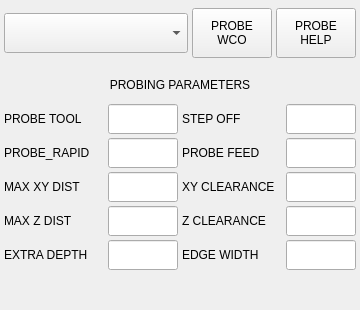
          <widget class="QWidget" name="widget_parameters" native="true">
           <layout class="QVBoxLayout" name="verticalLayout_38">
            <property name="spacing">
             <number>4</number>
            </property>
            <property name="leftMargin">
             <number>4</number>
            </property>
            <property name="topMargin">
             <number>0</number>
            </property>
            <property name="rightMargin">
             <number>4</number>
            </property>
            <property name="bottomMargin">
             <number>0</number>
            </property>
            <item>
             <layout class="QHBoxLayout" name="horizontalLayout_39">
              <property name="spacing">
               <number>4</number>
              </property>
              <property name="topMargin">
               <number>8</number>
              </property>
              <property name="bottomMargin">
               <number>8</number>
              </property>
              <item>
               <widget class="QComboBox" name="cmb_probe_select">
                <property name="minimumSize">
                 <size>
                  <width>0</width>
                  <height>40</height>
                 </size>
                </property>
                <property name="maximumSize">
                 <size>
                  <width>16777215</width>
                  <height>40</height>
                 </size>
                </property>
                <property name="maxCount">
                 <number>10</number>
                </property>
               </widget>
              </item>
              <item>
               <widget class="PushButton" name="btn_probe_mode">
                <property name="sizePolicy">
                 <sizepolicy hsizetype="Fixed" vsizetype="Fixed">
                  <horstretch>0</horstretch>
                  <verstretch>0</verstretch>
                 </sizepolicy>
                </property>
                <property name="minimumSize">
                 <size>
                  <width>80</width>
                  <height>50</height>
                 </size>
                </property>
                <property name="maximumSize">
                 <size>
                  <width>80</width>
                  <height>50</height>
                 </size>
                </property>
                <property name="text">
                 <string>PROBE
WCO</string>
                </property>
                <property name="checkable">
                 <bool>true</bool>
                </property>
                <property name="checked">
                 <bool>false</bool>
                </property>
                <property name="autoExclusive">
                 <bool>false</bool>
                </property>
                <property name="indicator_option" stdset="0">
                 <bool>false</bool>
                </property>
                <property name="checked_state_text_option" stdset="0">
                 <bool>true</bool>
                </property>
                <property name="on_color" stdset="0">
                 <color>
                  <red>0</red>
                  <green>255</green>
                  <blue>0</blue>
                 </color>
                </property>
                <property name="indicator_size" stdset="0">
                 <double>0.200000000000000</double>
                </property>
                <property name="true_state_string" stdset="0">
                 <string>PROBE
POSITION</string>
                </property>
                <property name="false_state_string" stdset="0">
                 <string>PROBE
WCO</string>
                </property>
               </widget>
              </item>
              <item>
               <widget class="PushButton" name="btn_probe_help">
                <property name="sizePolicy">
                 <sizepolicy hsizetype="Fixed" vsizetype="Fixed">
                  <horstretch>0</horstretch>
                  <verstretch>0</verstretch>
                 </sizepolicy>
                </property>
                <property name="minimumSize">
                 <size>
                  <width>80</width>
                  <height>50</height>
                 </size>
                </property>
                <property name="maximumSize">
                 <size>
                  <width>80</width>
                  <height>50</height>
                 </size>
                </property>
                <property name="text">
                 <string>PROBE
HELP</string>
                </property>
                <property name="checkable">
                 <bool>false</bool>
                </property>
                <property name="indicator_option" stdset="0">
                 <bool>false</bool>
                </property>
                <property name="python_command_option" stdset="0">
                 <bool>false</bool>
                </property>
                <property name="on_color" stdset="0">
                 <color>
                  <red>0</red>
                  <green>255</green>
                  <blue>0</blue>
                 </color>
                </property>
                <property name="indicator_size" stdset="0">
                 <double>0.200000000000000</double>
                </property>
               </widget>
              </item>
             </layout>
            </item>
            <item>
             <layout class="QHBoxLayout" name="horizontalLayout_33">
              <property name="spacing">
               <number>4</number>
              </property>
              <property name="topMargin">
               <number>0</number>
              </property>
              <property name="bottomMargin">
               <number>0</number>
              </property>
              <item>
               <widget class="QLabel" name="label_67">
                <property name="sizePolicy">
                 <sizepolicy hsizetype="Preferred" vsizetype="Fixed">
                  <horstretch>0</horstretch>
                  <verstretch>0</verstretch>
                 </sizepolicy>
                </property>
                <property name="minimumSize">
                 <size>
                  <width>0</width>
                  <height>30</height>
                 </size>
                </property>
                <property name="maximumSize">
                 <size>
                  <width>16777215</width>
                  <height>30</height>
                 </size>
                </property>
                <property name="text">
                 <string>PROBING PARAMETERS</string>
                </property>
                <property name="alignment">
                 <set>Qt::AlignCenter</set>
                </property>
               </widget>
              </item>
             </layout>
            </item>
            <item>
             <layout class="QHBoxLayout" name="horizontalLayout_43">
              <property name="spacing">
               <number>4</number>
              </property>
              <item>
               <widget class="QLabel" name="label_56">
                <property name="sizePolicy">
                 <sizepolicy hsizetype="Preferred" vsizetype="Fixed">
                  <horstretch>0</horstretch>
                  <verstretch>0</verstretch>
                 </sizepolicy>
                </property>
                <property name="minimumSize">
                 <size>
                  <width>100</width>
                  <height>30</height>
                 </size>
                </property>
                <property name="maximumSize">
                 <size>
                  <width>100</width>
                  <height>30</height>
                 </size>
                </property>
                <property name="text">
                 <string>PROBE TOOL</string>
                </property>
                <property name="alignment">
                 <set>Qt::AlignLeading|Qt::AlignLeft|Qt::AlignVCenter</set>
                </property>
               </widget>
              </item>
              <item>
               <widget class="QLineEdit" name="lineEdit_probe_tool">
                <property name="sizePolicy">
                 <sizepolicy hsizetype="Fixed" vsizetype="Preferred">
                  <horstretch>0</horstretch>
                  <verstretch>0</verstretch>
                 </sizepolicy>
                </property>
                <property name="minimumSize">
                 <size>
                  <width>70</width>
                  <height>0</height>
                 </size>
                </property>
                <property name="maximumSize">
                 <size>
                  <width>70</width>
                  <height>16777215</height>
                 </size>
                </property>
                <property name="alignment">
                 <set>Qt::AlignCenter</set>
                </property>
               </widget>
              </item>
              <item>
               <widget class="QLabel" name="label_58">
                <property name="sizePolicy">
                 <sizepolicy hsizetype="Preferred" vsizetype="Fixed">
                  <horstretch>0</horstretch>
                  <verstretch>0</verstretch>
                 </sizepolicy>
                </property>
                <property name="minimumSize">
                 <size>
                  <width>100</width>
                  <height>30</height>
                 </size>
                </property>
                <property name="maximumSize">
                 <size>
                  <width>100</width>
                  <height>30</height>
                 </size>
                </property>
                <property name="text">
                 <string>STEP OFF</string>
                </property>
                <property name="alignment">
                 <set>Qt::AlignLeading|Qt::AlignLeft|Qt::AlignVCenter</set>
                </property>
               </widget>
              </item>
              <item>
               <widget class="QLineEdit" name="lineEdit_step_off">
                <property name="sizePolicy">
                 <sizepolicy hsizetype="Fixed" vsizetype="Preferred">
                  <horstretch>0</horstretch>
                  <verstretch>0</verstretch>
                 </sizepolicy>
                </property>
                <property name="minimumSize">
                 <size>
                  <width>70</width>
                  <height>0</height>
                 </size>
                </property>
                <property name="maximumSize">
                 <size>
                  <width>70</width>
                  <height>16777215</height>
                 </size>
                </property>
                <property name="alignment">
                 <set>Qt::AlignCenter</set>
                </property>
               </widget>
              </item>
             </layout>
            </item>
            <item>
             <layout class="QHBoxLayout" name="horizontalLayout_46">
              <property name="spacing">
               <number>4</number>
              </property>
              <item>
               <widget class="QLabel" name="label_57">
                <property name="sizePolicy">
                 <sizepolicy hsizetype="Preferred" vsizetype="Fixed">
                  <horstretch>0</horstretch>
                  <verstretch>0</verstretch>
                 </sizepolicy>
                </property>
                <property name="minimumSize">
                 <size>
                  <width>100</width>
                  <height>30</height>
                 </size>
                </property>
                <property name="maximumSize">
                 <size>
                  <width>100</width>
                  <height>30</height>
                 </size>
                </property>
                <property name="text">
                 <string>PROBE_RAPID</string>
                </property>
                <property name="alignment">
                 <set>Qt::AlignLeading|Qt::AlignLeft|Qt::AlignVCenter</set>
                </property>
               </widget>
              </item>
              <item>
               <widget class="QLineEdit" name="lineEdit_probe_rapid">
                <property name="sizePolicy">
                 <sizepolicy hsizetype="Fixed" vsizetype="Preferred">
                  <horstretch>0</horstretch>
                  <verstretch>0</verstretch>
                 </sizepolicy>
                </property>
                <property name="minimumSize">
                 <size>
                  <width>70</width>
                  <height>0</height>
                 </size>
                </property>
                <property name="maximumSize">
                 <size>
                  <width>70</width>
                  <height>16777215</height>
                 </size>
                </property>
                <property name="alignment">
                 <set>Qt::AlignCenter</set>
                </property>
               </widget>
              </item>
              <item>
               <widget class="QLabel" name="label_65">
                <property name="sizePolicy">
                 <sizepolicy hsizetype="Preferred" vsizetype="Fixed">
                  <horstretch>0</horstretch>
                  <verstretch>0</verstretch>
                 </sizepolicy>
                </property>
                <property name="minimumSize">
                 <size>
                  <width>100</width>
                  <height>30</height>
                 </size>
                </property>
                <property name="maximumSize">
                 <size>
                  <width>100</width>
                  <height>30</height>
                 </size>
                </property>
                <property name="text">
                 <string>PROBE FEED</string>
                </property>
                <property name="alignment">
                 <set>Qt::AlignLeading|Qt::AlignLeft|Qt::AlignVCenter</set>
                </property>
               </widget>
              </item>
              <item>
               <widget class="QLineEdit" name="lineEdit_probe_feed">
                <property name="sizePolicy">
                 <sizepolicy hsizetype="Fixed" vsizetype="Preferred">
                  <horstretch>0</horstretch>
                  <verstretch>0</verstretch>
                 </sizepolicy>
                </property>
                <property name="minimumSize">
                 <size>
                  <width>70</width>
                  <height>0</height>
                 </size>
                </property>
                <property name="maximumSize">
                 <size>
                  <width>70</width>
                  <height>16777215</height>
                 </size>
                </property>
                <property name="alignment">
                 <set>Qt::AlignCenter</set>
                </property>
               </widget>
              </item>
             </layout>
            </item>
            <item>
             <layout class="QHBoxLayout" name="horizontalLayout_45">
              <property name="spacing">
               <number>4</number>
              </property>
              <item>
               <widget class="QLabel" name="label_59">
                <property name="sizePolicy">
                 <sizepolicy hsizetype="Preferred" vsizetype="Fixed">
                  <horstretch>0</horstretch>
                  <verstretch>0</verstretch>
                 </sizepolicy>
                </property>
                <property name="minimumSize">
                 <size>
                  <width>100</width>
                  <height>30</height>
                 </size>
                </property>
                <property name="maximumSize">
                 <size>
                  <width>100</width>
                  <height>30</height>
                 </size>
                </property>
                <property name="text">
                 <string>MAX XY DIST</string>
                </property>
                <property name="alignment">
                 <set>Qt::AlignLeading|Qt::AlignLeft|Qt::AlignVCenter</set>
                </property>
               </widget>
              </item>
              <item>
               <widget class="QLineEdit" name="lineEdit_max_xy">
                <property name="sizePolicy">
                 <sizepolicy hsizetype="Fixed" vsizetype="Preferred">
                  <horstretch>0</horstretch>
                  <verstretch>0</verstretch>
                 </sizepolicy>
                </property>
                <property name="minimumSize">
                 <size>
                  <width>70</width>
                  <height>0</height>
                 </size>
                </property>
                <property name="maximumSize">
                 <size>
                  <width>70</width>
                  <height>16777215</height>
                 </size>
                </property>
                <property name="alignment">
                 <set>Qt::AlignCenter</set>
                </property>
               </widget>
              </item>
              <item>
               <widget class="QLabel" name="label_60">
                <property name="sizePolicy">
                 <sizepolicy hsizetype="Preferred" vsizetype="Fixed">
                  <horstretch>0</horstretch>
                  <verstretch>0</verstretch>
                 </sizepolicy>
                </property>
                <property name="minimumSize">
                 <size>
                  <width>100</width>
                  <height>30</height>
                 </size>
                </property>
                <property name="maximumSize">
                 <size>
                  <width>100</width>
                  <height>30</height>
                 </size>
                </property>
                <property name="text">
                 <string>XY CLEARANCE</string>
                </property>
                <property name="alignment">
                 <set>Qt::AlignLeading|Qt::AlignLeft|Qt::AlignVCenter</set>
                </property>
               </widget>
              </item>
              <item>
               <widget class="QLineEdit" name="lineEdit_xy_clearance">
                <property name="sizePolicy">
                 <sizepolicy hsizetype="Fixed" vsizetype="Preferred">
                  <horstretch>0</horstretch>
                  <verstretch>0</verstretch>
                 </sizepolicy>
                </property>
                <property name="minimumSize">
                 <size>
                  <width>70</width>
                  <height>0</height>
                 </size>
                </property>
                <property name="maximumSize">
                 <size>
                  <width>70</width>
                  <height>16777215</height>
                 </size>
                </property>
                <property name="alignment">
                 <set>Qt::AlignCenter</set>
                </property>
               </widget>
              </item>
             </layout>
            </item>
            <item>
             <layout class="QHBoxLayout" name="horizontalLayout_44">
              <property name="spacing">
               <number>4</number>
              </property>
              <item>
               <widget class="QLabel" name="label_61">
                <property name="sizePolicy">
                 <sizepolicy hsizetype="Preferred" vsizetype="Fixed">
                  <horstretch>0</horstretch>
                  <verstretch>0</verstretch>
                 </sizepolicy>
                </property>
                <property name="minimumSize">
                 <size>
                  <width>100</width>
                  <height>30</height>
                 </size>
                </property>
                <property name="maximumSize">
                 <size>
                  <width>100</width>
                  <height>30</height>
                 </size>
                </property>
                <property name="text">
                 <string>MAX Z DIST</string>
                </property>
                <property name="alignment">
                 <set>Qt::AlignLeading|Qt::AlignLeft|Qt::AlignVCenter</set>
                </property>
               </widget>
              </item>
              <item>
               <widget class="QLineEdit" name="lineEdit_max_z">
                <property name="sizePolicy">
                 <sizepolicy hsizetype="Fixed" vsizetype="Preferred">
                  <horstretch>0</horstretch>
                  <verstretch>0</verstretch>
                 </sizepolicy>
                </property>
                <property name="minimumSize">
                 <size>
                  <width>70</width>
                  <height>0</height>
                 </size>
                </property>
                <property name="maximumSize">
                 <size>
                  <width>70</width>
                  <height>16777215</height>
                 </size>
                </property>
                <property name="alignment">
                 <set>Qt::AlignCenter</set>
                </property>
               </widget>
              </item>
              <item>
               <widget class="QLabel" name="label_62">
                <property name="sizePolicy">
                 <sizepolicy hsizetype="Preferred" vsizetype="Fixed">
                  <horstretch>0</horstretch>
                  <verstretch>0</verstretch>
                 </sizepolicy>
                </property>
                <property name="minimumSize">
                 <size>
                  <width>100</width>
                  <height>30</height>
                 </size>
                </property>
                <property name="maximumSize">
                 <size>
                  <width>100</width>
                  <height>30</height>
                 </size>
                </property>
                <property name="text">
                 <string>Z CLEARANCE</string>
                </property>
                <property name="alignment">
                 <set>Qt::AlignLeading|Qt::AlignLeft|Qt::AlignVCenter</set>
                </property>
               </widget>
              </item>
              <item>
               <widget class="QLineEdit" name="lineEdit_z_clearance">
                <property name="sizePolicy">
                 <sizepolicy hsizetype="Fixed" vsizetype="Preferred">
                  <horstretch>0</horstretch>
                  <verstretch>0</verstretch>
                 </sizepolicy>
                </property>
                <property name="minimumSize">
                 <size>
                  <width>70</width>
                  <height>0</height>
                 </size>
                </property>
                <property name="maximumSize">
                 <size>
                  <width>70</width>
                  <height>16777215</height>
                 </size>
                </property>
                <property name="alignment">
                 <set>Qt::AlignCenter</set>
                </property>
               </widget>
              </item>
             </layout>
            </item>
            <item>
             <layout class="QHBoxLayout" name="horizontalLayout_47">
              <property name="spacing">
               <number>4</number>
              </property>
              <item>
               <widget class="QLabel" name="label_63">
                <property name="sizePolicy">
                 <sizepolicy hsizetype="Preferred" vsizetype="Fixed">
                  <horstretch>0</horstretch>
                  <verstretch>0</verstretch>
                 </sizepolicy>
                </property>
                <property name="minimumSize">
                 <size>
                  <width>100</width>
                  <height>30</height>
                 </size>
                </property>
                <property name="maximumSize">
                 <size>
                  <width>100</width>
                  <height>30</height>
                 </size>
                </property>
                <property name="text">
                 <string>EXTRA DEPTH</string>
                </property>
                <property name="alignment">
                 <set>Qt::AlignLeading|Qt::AlignLeft|Qt::AlignVCenter</set>
                </property>
               </widget>
              </item>
              <item>
               <widget class="QLineEdit" name="lineEdit_extra_depth">
                <property name="sizePolicy">
                 <sizepolicy hsizetype="Fixed" vsizetype="Preferred">
                  <horstretch>0</horstretch>
                  <verstretch>0</verstretch>
                 </sizepolicy>
                </property>
                <property name="minimumSize">
                 <size>
                  <width>70</width>
                  <height>0</height>
                 </size>
                </property>
                <property name="maximumSize">
                 <size>
                  <width>70</width>
                  <height>16777215</height>
                 </size>
                </property>
                <property name="alignment">
                 <set>Qt::AlignCenter</set>
                </property>
               </widget>
              </item>
              <item>
               <widget class="QLabel" name="label_64">
                <property name="sizePolicy">
                 <sizepolicy hsizetype="Preferred" vsizetype="Fixed">
                  <horstretch>0</horstretch>
                  <verstretch>0</verstretch>
                 </sizepolicy>
                </property>
                <property name="minimumSize">
                 <size>
                  <width>100</width>
                  <height>30</height>
                 </size>
                </property>
                <property name="maximumSize">
                 <size>
                  <width>100</width>
                  <height>30</height>
                 </size>
                </property>
                <property name="text">
                 <string>EDGE WIDTH</string>
                </property>
                <property name="alignment">
                 <set>Qt::AlignLeading|Qt::AlignLeft|Qt::AlignVCenter</set>
                </property>
               </widget>
              </item>
              <item>
               <widget class="QLineEdit" name="lineEdit_edge_width">
                <property name="sizePolicy">
                 <sizepolicy hsizetype="Fixed" vsizetype="Preferred">
                  <horstretch>0</horstretch>
                  <verstretch>0</verstretch>
                 </sizepolicy>
                </property>
                <property name="minimumSize">
                 <size>
                  <width>70</width>
                  <height>0</height>
                 </size>
                </property>
                <property name="maximumSize">
                 <size>
                  <width>70</width>
                  <height>16777215</height>
                 </size>
                </property>
                <property name="alignment">
                 <set>Qt::AlignCenter</set>
                </property>
               </widget>
              </item>
             </layout>
            </item>
            <item>
             <spacer name="verticalSpacer_23">
              <property name="orientation">
               <enum>Qt::Vertical</enum>
              </property>
              <property name="sizeHint" stdset="0">
               <size>
                <width>20</width>
                <height>40</height>
               </size>
              </property>
             </spacer>
            </item>
           </layout>
          </widget>
